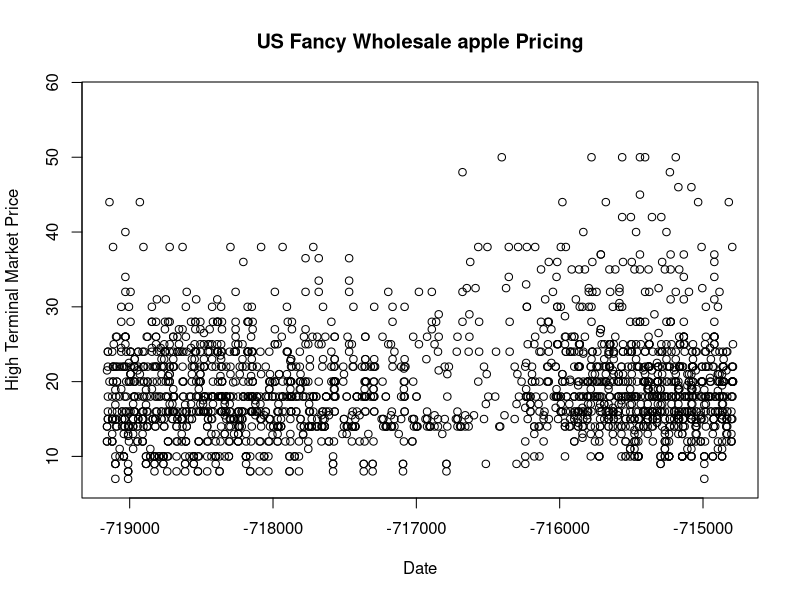

R code for this plot:
## ---- chunk 1
knitr::opts_chunk$set(echo = TRUE)
## ---- chunk 2
data_1 <- read.csv('1998_2022_100_Tray_Apples.csv')
head(data_1)
summary(data_1)
## ---- chunk 3
#Converting Date values to numeric

#install.packages("tidyverse")
library("tidyverse")
library("lubridate")
help("lubridate")

data_1$Date<-as.Date(data_1$Date, format = "%Y/%m/%d")
data_1$Date<-julian(data_1$Date)

head(data_1)
summary(data_1)
class(data_1$Date)
## ---- chunk 4
plot(High.Price~Date, xlab = "Date", ylab = "High Terminal Market Price", main = "US Fancy Wholesale apple Pricing", data = data_1)
